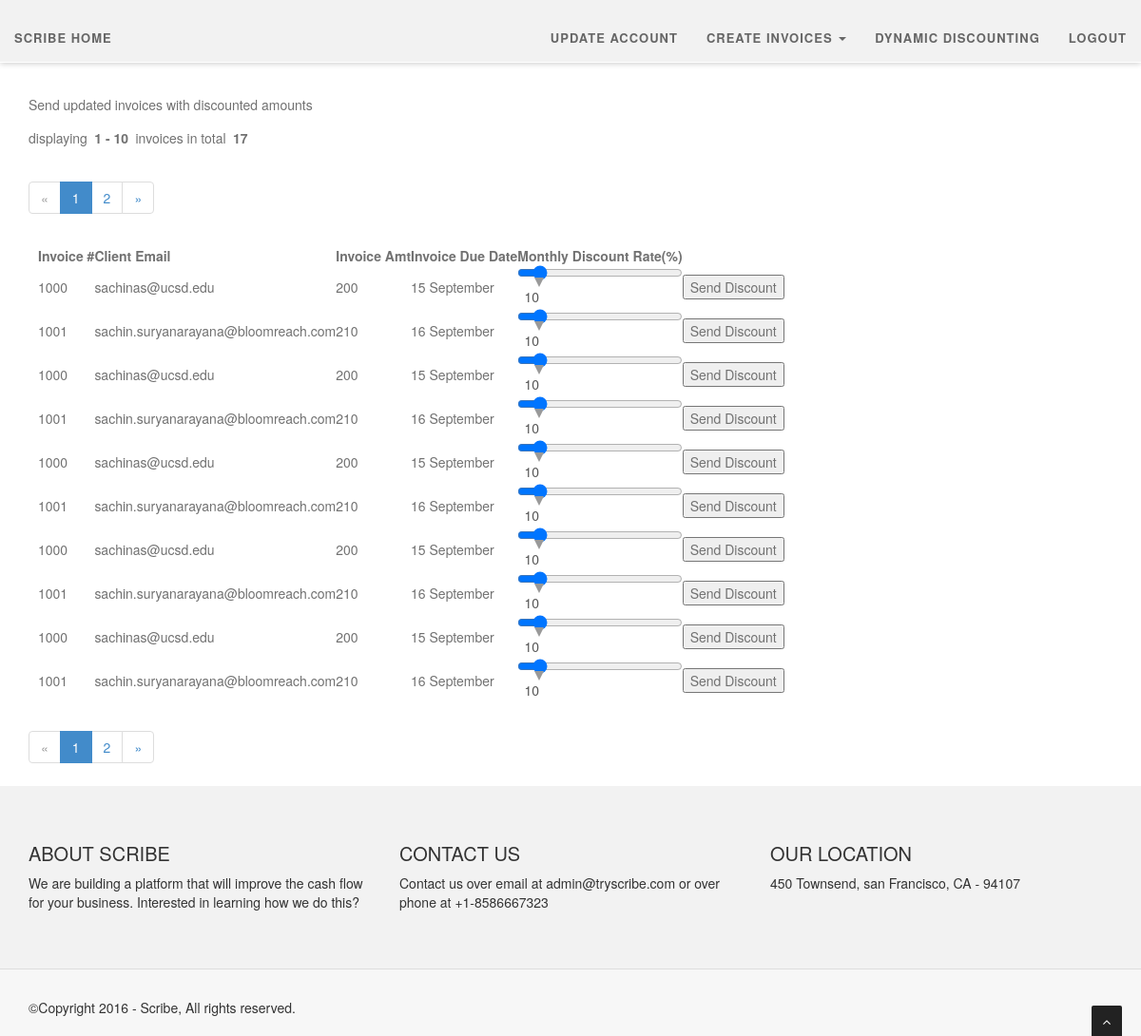
Screenshot of /dynamicDiscounting (signed in) with the database file from the repository.
### models.py (models this page shows, shortened)
class Invoice(Base):
    __tablename__ = 'Invoices'
    id = db.Column(db.Integer, primary_key=True)
    invoiceNumber = db.Column(db.String(120))
    clientEmail = db.Column(db.String(120))
    businessId = db.Column(db.String(30))
    invoiceAmt = db.Column(db.String(30))
    invoiceDueDate = db.Column(db.String(30))
    invoiceDate = db.Column(db.String(30))
    invoiceDesc = db.Column(db.String(30))

### app.py (the view)
@csrf.exempt
@app.route("/dynamicDiscounting", methods=['GET', 'POST'])
def dynamic_discounting():
  if request.method == 'POST':
    returnedInvoiceDict = send_discount(request)
    flash("we sent the new invoice to the client", "success")
  invoices = Invoice.query.filter_by(businessId=current_user.id)
  page = request.args.get('page', type=int, default=1)
  search = setSearchOption(request)
  ITEMS_PER_PAGE = 10
  i = (page - 1) * ITEMS_PER_PAGE
  invoicesPerPage = invoices[i:i + ITEMS_PER_PAGE]
  pagination = Pagination(page=page, per_page=10, total=invoices.count(), search=search, record_name='invoices',
                          css_framework='bootstrap3')
  return render_template('pages/dynamicDiscounting.html', title='Discounts!!', invoices=invoicesPerPage,
                         pagination=pagination)

### app.py (called while the page is built)
@login_manager.user_loader
def load_user(id):
  if id is None or id == 'None':
    id = -1
  return Business.query.get(int(id))

def setSearchOption(request):
  search = False
  q = request.args.get('q')
  if q:
    search = True
  return search

### templates/pages/dynamicDiscounting.html (shortened to what this page needs)
{% extends 'layouts/main.html' %}
{% block content %}
    Send updated invoices with discounted amounts
    {{ pagination.info }}
    {{ pagination.links }}
    <table>
      <thead>
        <tr>
          <th>Invoice #</th>
          <th>Client Email</th>
            <th>Invoice Amt</th>
            <th>Invoice Due Date</th>
            <th>Monthly Discount Rate(%)</th>
        </tr>
      </thead>
      <tbody>
        {% for invoice in invoices %}
          <tr>
            <td>{{ invoice.invoiceNumber }}</td>
            <td>{{ invoice.clientEmail }}</td>
              <td>{{ invoice.invoiceAmt }}</td>
            <td>{{ invoice.invoiceDueDate }}</td>
              <form action="/dynamicDiscounting" method="POST">
            <td><input type="range" id="discount" name="discount"  value="10" min="0" max="100"><output for="discount" onforminput="value = discount.valueAsNumber;"></output>
                <input type="hidden" id="invoiceId" name="invoiceId" value="{{ invoice.invoiceNumber }}"></td>
            <td><input type="submit" name="my-form" id="sendDiscount2" value="Send Discount"></td>
            </form>
          </tr>
        {% endfor %}
      </tbody>
    </table>
    {{ pagination.links }}
{% endblock %}

### templates/layouts/main.html (shortened to what this page needs)
<!DOCTYPE html>
<html lang="en">
<head>
    <link href="/static/css/bootstrap.min.css" rel="stylesheet" type="text/css">
    <link href="/static/font-awesome/css/font-awesome.min.css" rel="stylesheet" type="text/css" />
	<link rel="stylesheet" type="text/css" href="/static/plugins/cubeportfolio/css/cubeportfolio.min.css">
	<link href="/static/css/nivo-lightbox.css" rel="stylesheet" />
	<link href="/static/css/nivo-lightbox-theme/default/default.css" rel="stylesheet" type="text/css" />
	<link href="/static/css/owl.carousel.css" rel="stylesheet" media="screen" />
    <link href="/static/css/owl.theme.css" rel="stylesheet" media="screen" />
	<link href="/static/css/animate.css" rel="stylesheet" />
	<link href="/static/css/style.css" rel="stylesheet">
	<link rel="stylesheet" type="text/css" href="/static/css/netdna.bootstrap.min.css">
	<link id="bodybg" href="/static/bodybg/bg1.css" rel="stylesheet" type="text/css" />
	<link id="t-colors" href="/static/color/default.css" rel="stylesheet">
</head>
<body id="page-top" data-spy="scroll" data-target=".navbar-custom">
<div id="wrapper">
	<nav class="navbar navbar-custom navbar-fixed-top" role="navigation">
		<div class="collapse navbar-collapse" style="background:#F2F2F2;">
          <ul class="nav navbar-nav">
            <li {% if request.endpoint == 'home' %} class="active" {% endif %}><a href="{{ url_for('home') }}">Scribe Home</a></li>
          </ul>
          <ul class="nav navbar-nav pull-right">
			  <li><a href="{{ url_for('update_business_details') }}">Update Account</a></li>
			  <li class="dropdown">
				  <a class="dropdown-toggle" data-toggle="dropdown">Create Invoices <b class="caret"></b></a>
			  </li>
			  <li><a href="{{ url_for('dynamic_discounting') }}">Dynamic Discounting</a></li>
			  <li><a href="{{ url_for('logout') }}">logout</a></li>
          </ul>
        </div>
    </nav>
</div>
<main id="content" role="main">
  {% block content %}{% endblock %}
</main>
<footer>
	<div class="container">
		<div class="row">
			<div class="col-sm-6 col-md-4">
				<div class="wow fadeInDown" data-wow-delay="0.1s">
					<div class="widget">
						<h5>About Scribe</h5>
						<p>
						We are building a platform that will improve the cash flow for your business. Interested in learning how we do this?
						</p>
					</div>
				</div>
			</div>
			<div class="col-sm-6 col-md-4">
				<div class="wow fadeInDown" data-wow-delay="0.1s">
					<div class="widget">
						<h5>Contact us</h5>
						<p>
						Contact us over email at admin@tryscribe.com or over phone at +1-8586667323
						</p>
					</div>
				</div>
			</div>
			<div class="col-sm-6 col-md-4">
				<div class="wow fadeInDown" data-wow-delay="0.1s">
					<div class="widget">
						<h5>Our location</h5>
						<p>450 Townsend, san Francisco, CA - 94107</p>
					</div>
				</div>
			</div>
		</div>
	</div>
	<div class="sub-footer">
		<div class="container">
			<div class="row">
				<div class="col-sm-6 col-md-6 col-lg-6">
					<div class="wow fadeInLeft" data-wow-delay="0.1s">
					<div class="text-left">
					<p>&copy;Copyright 2016 - Scribe, All rights reserved.</p>
					</div>
					</div>
				</div>
			</div>
		</div>
	</div>
</footer>
<a href="#" class="scrollup"><i class="fa fa-angle-up active"></i></a>
</body>
</html>

### static/css/style.css (style rules this page uses)
body { width: 100%; height: 100%; font-family: 'Open Sans', sans-serif; font-weight: 300; color: #666; background-color: #ddd; font-size: 16px; line-height: 1.6em; }
html { width: 100%; height: 100%; }
label, input, button, select, textarea { font-family: 'Open Sans', sans-serif; font-size: inherit; line-height: inherit; }
h5 { font-size: 24px; }
h1, h2, h3, h4, h5, h6 { margin: 0 0 30px; font-family: 'Roboto', sans-serif; font-weight: 400; color: #444; line-height: 1em; }
p { margin: 0 0 20px; }
a { color: #666; -webkit-transition: all .2s ease-in-out; -moz-transition: all .2s ease-in-out; transition: all .2s ease-in-out; }
.navbar.navbar-custom { width: inherit; margin: 0 auto; padding-bottom:0; box-shadow: 0 0 3px rgba(0,0,0,0.12); box-shadow: 0 1px 6px rgba(0,0,0,.2); -webkit-box-shadow: 0 1px 6px rgba(0,0,0,.2); -moz-box-shadow: 0 1px 6px rgba(0,0,0,.2); -o-box-shadow: 0 1px 6px rgba(0,0,0,.2); }
.navbar { margin-bottom: 0; border-bottom: 1px solid rgba(255,255,255,.3); }
.navbar.navbar-custom.navbar-fixed-top { background: #fff; }
.navbar.navbar-custom { padding-top: 0; }
.navbar.navbar-custom ul.nav.navbar-nav { margin-top: 15px; -webkit-transition: all .4s ease-in-out; -moz-transition: all .4s ease-in-out; transition: all .4s ease-in-out; }
.navbar-custom ul.nav li a { font-size: 13px; letter-spacing: 1px; color: #666; text-transform: uppercase; font-weight: 700; background: transparent; }
main { margin-top:100px; margin-left:30px; margin-right:30px; min-height:400px; background:#fff; color: #717171; }
table { display:block; min-height:200px; padding:10px; }
tr,td,th { padding:10px; }
.pagination-page-info { padding: .6em; padding-left: 0; margin: .5em; margin-left: 0; }
.pagination-page-info b { padding-left: 2px; padding: .1em .25em; }
output { width: 40px; height: 30px; text-align: center; color: black; border-radius: 10px; display: inline-block; bottom: 175%; left: 0; margin-left: -1%; }
output:after { content: ""; width: 0; height: 0; border-top: 10px solid #999999; border-left: 5px solid transparent; border-right: 5px solid transparent; top: 100%; left: 50%; margin-left: -5px; margin-top: -1px; }
form { align: center; width: 400px; margin: auto; margin-top: 10%; margin-bottom: 5%; }
footer { background-color: #f2f2f2; }
footer { padding: 50px 0 0; }
footer .widget { margin-bottom: 30px; }
footer .widget h5 { font-size: 20px; margin-bottom: 10px; text-transform: uppercase; }
.sub-footer { margin-top: 30px; background-color: #f7f7f7; border-top: 1px solid #ddd; padding: 30px 0 10px; }
footer .sub-footer p { font-size: 14px; }
.scrollup { position:fixed; width:32px; height:32px; bottom:0px; right:20px; background: #222; -webkit-border-radius: 2px 2px 0 0; -moz-border-radius: 2px 2px 0 0; border-radius: 2px 2px 0 0; }
a.scrollup { outline:0; text-align: center; }
a.scrollup i { margin-top: 10px; color: #fff; }

### static/bodybg/bg1.css (style rules this page uses)
body { background-color:#fff; }

### templates/layouts/main.html (style rules this page uses)
a { color:#666666; }
h5 { font:12px; }

### rows the page displays
Invoice: invoiceNumber "1000", clientEmail "sachinas@ucsd.edu", invoiceAmt "200", invoiceDueDate "15 September"
Invoice: invoiceNumber "1001", clientEmail "sachin.suryanarayana@bloomreach.com", invoiceAmt "210", invoiceDueDate "16 September"
Invoice: invoiceNumber "1000", clientEmail "sachinas@ucsd.edu", invoiceAmt "200", invoiceDueDate "15 September"
Invoice: invoiceNumber "1001", clientEmail "sachin.suryanarayana@bloomreach.com", invoiceAmt "210", invoiceDueDate "16 September"
Invoice: invoiceNumber "1000", clientEmail "sachinas@ucsd.edu", invoiceAmt "200", invoiceDueDate "15 September"
Invoice: invoiceNumber "1001", clientEmail "sachin.suryanarayana@bloomreach.com", invoiceAmt "210", invoiceDueDate "16 September"
Invoice: invoiceNumber "1000", clientEmail "sachinas@ucsd.edu", invoiceAmt "200", invoiceDueDate "15 September"
Invoice: invoiceNumber "1001", clientEmail "sachin.suryanarayana@bloomreach.com", invoiceAmt "210", invoiceDueDate "16 September"
Invoice: invoiceNumber "1000", clientEmail "sachinas@ucsd.edu", invoiceAmt "200", invoiceDueDate "15 September"
Invoice: invoiceNumber "1001", clientEmail "sachin.suryanarayana@bloomreach.com", invoiceAmt "210", invoiceDueDate "16 September"

### other values shown
{{ pagination.info }} "displaying 1 - 10 invoices in total 17"
{{ pagination.links }} "« 1 2 »"
